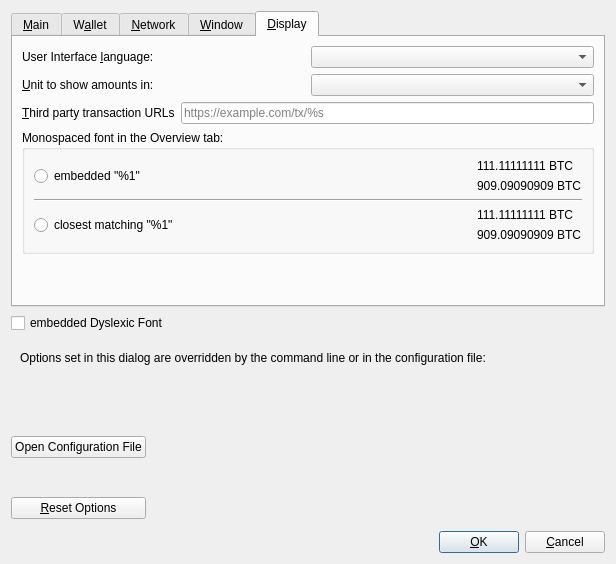
<?xml version="1.0" encoding="UTF-8"?>
<ui version="4.0">
 <class>dialog</class>
 <widget class="QDialog" name="dialog">
  <property name="geometry">
   <rect>
    <x>0</x>
    <y>0</y>
    <width>616</width>
    <height>564</height>
   </rect>
  </property>
  <property name="windowTitle">
   <string>Options</string>
  </property>
  <property name="modal">
   <bool>true</bool>
  </property>
  <layout class="QVBoxLayout" name="verticalLayout">
   <item>
    <widget class="QTabWidget" name="tabWidget">
     <property name="currentIndex">
      <number>4</number>
     </property>
     <widget class="QWidget" name="tabMain">
      <attribute name="title">
       <string>&amp;Main</string>
      </attribute>
      <layout class="QVBoxLayout" name="verticalLayout_Main">
       <item>
        <widget class="QCheckBox" name="bitcoinAtStartup">
         <property name="toolTip">
          <string>Automatically start %1 after logging in to the system.</string>
         </property>
         <property name="text">
          <string>&amp;Start %1 on system login</string>
         </property>
        </widget>
       </item>
       <item>
        <spacer name="horizontalSpacer_0_Main">
         <property name="orientation">
          <enum>Qt::Horizontal</enum>
         </property>
         <property name="sizeHint" stdset="0">
          <size>
           <width>40</width>
           <height>5</height>
          </size>
         </property>
        </spacer>
       </item>
       <item>
        <layout class="QHBoxLayout" name="horizontalLayout_Main_Prune">
         <item>
          <widget class="QCheckBox" name="prune">
           <property name="toolTip">
            <string>Enabling pruning significantly reduces the disk space required to store transactions. All blocks are still fully validated. Reverting this setting requires re-downloading the entire blockchain.</string>
           </property>
           <property name="text">
            <string>Prune &amp;block storage to</string>
           </property>
          </widget>
         </item>
         <item>
          <widget class="QSpinBox" name="pruneSize"/>
         </item>
         <item>
          <widget class="QLabel" name="pruneSizeUnitLabel">
           <property name="text">
            <string>GB</string>
           </property>
           <property name="textFormat">
            <enum>Qt::PlainText</enum>
           </property>
          </widget>
         </item>
         <item>
          <spacer name="horizontalSpacer_Main_Prune">
           <property name="orientation">
            <enum>Qt::Horizontal</enum>
           </property>
           <property name="sizeHint" stdset="0">
            <size>
             <width>40</width>
             <height>20</height>
            </size>
           </property>
          </spacer>
         </item>
        </layout>
       </item>
       <item>
        <widget class="QLabel" name="pruneWarning">
         <property name="text">
          <string>Reverting this setting requires re-downloading the entire blockchain.</string>
         </property>
         <property name="textFormat">
          <enum>Qt::PlainText</enum>
         </property>
        </widget>
       </item>
       <item>
        <layout class="QHBoxLayout" name="horizontalLayout_2_Main">
         <item>
          <widget class="QLabel" name="databaseCacheLabel">
           <property name="text">
            <string>Size of &amp;database cache</string>
           </property>
           <property name="textFormat">
            <enum>Qt::PlainText</enum>
           </property>
           <property name="buddy">
            <cstring>databaseCache</cstring>
           </property>
          </widget>
         </item>
         <item>
          <widget class="QSpinBox" name="databaseCache"/>
         </item>
         <item>
          <widget class="QLabel" name="databaseCacheUnitLabel">
           <property name="text">
            <string>MiB</string>
           </property>
           <property name="textFormat">
            <enum>Qt::PlainText</enum>
           </property>
          </widget>
         </item>
         <item>
          <spacer name="horizontalSpacer_2_Main">
           <property name="orientation">
            <enum>Qt::Horizontal</enum>
           </property>
           <property name="sizeHint" stdset="0">
            <size>
             <width>40</width>
             <height>20</height>
            </size>
           </property>
          </spacer>
         </item>
        </layout>
       </item>
       <item>
        <layout class="QHBoxLayout" name="horizontalLayout_Main_VerifyLabel">
         <item>
          <widget class="QLabel" name="threadsScriptVerifLabel">
           <property name="text">
            <string>Number of script &amp;verification threads</string>
           </property>
           <property name="textFormat">
            <enum>Qt::PlainText</enum>
           </property>
           <property name="buddy">
            <cstring>threadsScriptVerif</cstring>
           </property>
          </widget>
         </item>
         <item>
          <widget class="QSpinBox" name="threadsScriptVerif">
           <property name="toolTip">
            <string>(0 = auto, &lt;0 = leave that many cores free)</string>
           </property>
          </widget>
         </item>
         <item>
          <spacer name="horizontalSpacer_Main_Threads">
           <property name="orientation">
            <enum>Qt::Horizontal</enum>
           </property>
           <property name="sizeHint" stdset="0">
            <size>
             <width>40</width>
             <height>20</height>
            </size>
           </property>
          </spacer>
         </item>
        </layout>
       </item>
       <item>
        <spacer name="verticalSpacer_Main">
         <property name="orientation">
          <enum>Qt::Vertical</enum>
         </property>
         <property name="sizeHint" stdset="0">
          <size>
           <width>20</width>
           <height>40</height>
          </size>
         </property>
        </spacer>
       </item>
      </layout>
     </widget>
     <widget class="QWidget" name="tabWallet">
      <attribute name="title">
       <string>W&amp;allet</string>
      </attribute>
      <layout class="QVBoxLayout" name="verticalLayout_Wallet">
       <item>
        <widget class="QGroupBox" name="groupBox">
         <property name="title">
          <string>Expert</string>
         </property>
         <layout class="QVBoxLayout" name="verticalLayout_2">
          <item>
           <widget class="QCheckBox" name="coinControlFeatures">
            <property name="toolTip">
             <string>Whether to show coin control features or not.</string>
            </property>
            <property name="text">
             <string>Enable coin &amp;control features</string>
            </property>
           </widget>
          </item>
          <item>
           <widget class="QCheckBox" name="spendZeroConfChange">
            <property name="toolTip">
             <string>If you disable the spending of unconfirmed change, the change from a transaction cannot be used until that transaction has at least one confirmation. This also affects how your balance is computed.</string>
            </property>
            <property name="text">
             <string>&amp;Spend unconfirmed change</string>
            </property>
           </widget>
          </item>
         </layout>
        </widget>
       </item>
       <item>
        <spacer name="verticalSpacer_Wallet">
         <property name="orientation">
          <enum>Qt::Vertical</enum>
         </property>
         <property name="sizeHint" stdset="0">
          <size>
           <width>20</width>
           <height>40</height>
          </size>
         </property>
        </spacer>
       </item>
      </layout>
     </widget>
     <widget class="QWidget" name="tabNetwork">
      <attribute name="title">
       <string>&amp;Network</string>
      </attribute>
      <layout class="QVBoxLayout" name="verticalLayout_Network">
       <item>
        <widget class="QCheckBox" name="mapPortUpnp">
         <property name="toolTip">
          <string>Automatically open the Bitcoin client port on the router. This only works when your router supports UPnP and it is enabled.</string>
         </property>
         <property name="text">
          <string>Map port using &amp;UPnP</string>
         </property>
        </widget>
       </item>
       <item>
        <widget class="QCheckBox" name="mapPortNatpmp">
         <property name="toolTip">
          <string>Automatically open the Bitcoin client port on the router. This only works when your router supports NAT-PMP and it is enabled. The external port could be random.</string>
         </property>
         <property name="text">
          <string>Map port using NA&amp;T-PMP</string>
         </property>
        </widget>
       </item>
       <item>
        <widget class="QCheckBox" name="allowIncoming">
         <property name="toolTip">
          <string>Accept connections from outside.</string>
         </property>
         <property name="text">
          <string>Allow incomin&amp;g connections</string>
         </property>
        </widget>
       </item>
       <item>
        <widget class="QCheckBox" name="connectSocks">
         <property name="toolTip">
          <string>Connect to the Bitcoin network through a SOCKS5 proxy.</string>
         </property>
         <property name="text">
          <string>&amp;Connect through SOCKS5 proxy (default proxy):</string>
         </property>
        </widget>
       </item>
       <item>
        <layout class="QHBoxLayout" name="horizontalLayout_1_Network">
         <item>
          <widget class="QLabel" name="proxyIpLabel">
           <property name="text">
            <string>Proxy &amp;IP:</string>
           </property>
           <property name="textFormat">
            <enum>Qt::PlainText</enum>
           </property>
           <property name="buddy">
            <cstring>proxyIp</cstring>
           </property>
          </widget>
         </item>
         <item>
          <widget class="QValidatedLineEdit" name="proxyIp">
           <property name="minimumSize">
            <size>
             <width>140</width>
             <height>0</height>
            </size>
           </property>
           <property name="maximumSize">
            <size>
             <width>140</width>
             <height>16777215</height>
            </size>
           </property>
           <property name="toolTip">
            <string>IP address of the proxy (e.g. IPv4: 127.0.0.1 / IPv6: ::1)</string>
           </property>
          </widget>
         </item>
         <item>
          <widget class="QLabel" name="proxyPortLabel">
           <property name="text">
            <string>&amp;Port:</string>
           </property>
           <property name="textFormat">
            <enum>Qt::PlainText</enum>
           </property>
           <property name="buddy">
            <cstring>proxyPort</cstring>
           </property>
          </widget>
         </item>
         <item>
          <widget class="QLineEdit" name="proxyPort">
           <property name="minimumSize">
            <size>
             <width>55</width>
             <height>0</height>
            </size>
           </property>
           <property name="maximumSize">
            <size>
             <width>55</width>
             <height>16777215</height>
            </size>
           </property>
           <property name="toolTip">
            <string>Port of the proxy (e.g. 9050)</string>
           </property>
          </widget>
         </item>
         <item>
          <spacer name="horizontalSpacer_1_Network">
           <property name="orientation">
            <enum>Qt::Horizontal</enum>
           </property>
           <property name="sizeHint" stdset="0">
            <size>
             <width>40</width>
             <height>20</height>
            </size>
           </property>
          </spacer>
         </item>
        </layout>
       </item>
       <item>
        <layout class="QHBoxLayout" name="horizontalLayout_2_Network">
         <item>
          <widget class="QLabel" name="proxyActiveNets">
           <property name="text">
            <string>Used for reaching peers via:</string>
           </property>
           <property name="textFormat">
            <enum>Qt::PlainText</enum>
           </property>
          </widget>
         </item>
         <item>
          <widget class="QCheckBox" name="proxyReachIPv4">
           <property name="enabled">
            <bool>false</bool>
           </property>
           <property name="toolTip">
            <string>Shows if the supplied default SOCKS5 proxy is used to reach peers via this network type.</string>
           </property>
           <property name="text">
            <string/>
           </property>
          </widget>
         </item>
         <item>
          <widget class="QLabel" name="proxyReachIPv4Label">
           <property name="text">
            <string>IPv4</string>
           </property>
           <property name="textFormat">
            <enum>Qt::PlainText</enum>
           </property>
          </widget>
         </item>
         <item>
          <widget class="QCheckBox" name="proxyReachIPv6">
           <property name="enabled">
            <bool>false</bool>
           </property>
           <property name="toolTip">
            <string>Shows if the supplied default SOCKS5 proxy is used to reach peers via this network type.</string>
           </property>
           <property name="text">
            <string/>
           </property>
          </widget>
         </item>
         <item>
          <widget class="QLabel" name="proxyReachIPv6Label">
           <property name="text">
            <string>IPv6</string>
           </property>
           <property name="textFormat">
            <enum>Qt::PlainText</enum>
           </property>
          </widget>
         </item>
         <item>
          <widget class="QCheckBox" name="proxyReachTor">
           <property name="enabled">
            <bool>false</bool>
           </property>
           <property name="toolTip">
            <string>Shows if the supplied default SOCKS5 proxy is used to reach peers via this network type.</string>
           </property>
           <property name="text">
            <string/>
           </property>
          </widget>
         </item>
         <item>
          <widget class="QLabel" name="proxyReachTorLabel">
           <property name="text">
            <string>Tor</string>
           </property>
           <property name="textFormat">
            <enum>Qt::PlainText</enum>
           </property>
          </widget>
         </item>
         <item>
          <spacer name="horizontalSpacer_2_Network">
           <property name="orientation">
            <enum>Qt::Horizontal</enum>
           </property>
           <property name="sizeHint" stdset="0">
            <size>
             <width>40</width>
             <height>20</height>
            </size>
           </property>
          </spacer>
         </item>
        </layout>
       </item>
       <item>
        <widget class="QCheckBox" name="connectSocksTor">
         <property name="toolTip">
          <string>Connect to the Bitcoin network through a separate SOCKS5 proxy for Tor onion services.</string>
         </property>
         <property name="text">
          <string>Use separate SOCKS&amp;5 proxy to reach peers via Tor onion services:</string>
         </property>
        </widget>
       </item>
       <item>
        <layout class="QHBoxLayout" name="horizontalLayout_3_Network">
         <item>
          <widget class="QLabel" name="proxyIpTorLabel">
           <property name="text">
            <string>Proxy &amp;IP:</string>
           </property>
           <property name="textFormat">
            <enum>Qt::PlainText</enum>
           </property>
           <property name="buddy">
            <cstring>proxyIpTor</cstring>
           </property>
          </widget>
         </item>
         <item>
          <widget class="QValidatedLineEdit" name="proxyIpTor">
           <property name="minimumSize">
            <size>
             <width>140</width>
             <height>0</height>
            </size>
           </property>
           <property name="maximumSize">
            <size>
             <width>140</width>
             <height>16777215</height>
            </size>
           </property>
           <property name="toolTip">
            <string>IP address of the proxy (e.g. IPv4: 127.0.0.1 / IPv6: ::1)</string>
           </property>
          </widget>
         </item>
         <item>
          <widget class="QLabel" name="proxyPortTorLabel">
           <property name="text">
            <string>&amp;Port:</string>
           </property>
           <property name="textFormat">
            <enum>Qt::PlainText</enum>
           </property>
           <property name="buddy">
            <cstring>proxyPortTor</cstring>
           </property>
          </widget>
         </item>
         <item>
          <widget class="QLineEdit" name="proxyPortTor">
           <property name="minimumSize">
            <size>
             <width>55</width>
             <height>0</height>
            </size>
           </property>
           <property name="maximumSize">
            <size>
             <width>55</width>
             <height>16777215</height>
            </size>
           </property>
           <property name="toolTip">
            <string>Port of the proxy (e.g. 9050)</string>
           </property>
          </widget>
         </item>
         <item>
          <spacer name="horizontalSpacer_4_Network">
           <property name="orientation">
            <enum>Qt::Horizontal</enum>
           </property>
           <property name="sizeHint" stdset="0">
            <size>
             <width>40</width>
             <height>20</height>
            </size>
           </property>
          </spacer>
         </item>
        </layout>
       </item>
       <item>
        <spacer name="verticalSpacer_Network">
         <property name="orientation">
          <enum>Qt::Vertical</enum>
         </property>
         <property name="sizeHint" stdset="0">
          <size>
           <width>20</width>
           <height>40</height>
          </size>
         </property>
        </spacer>
       </item>
      </layout>
     </widget>
     <widget class="QWidget" name="tabWindow">
      <attribute name="title">
       <string>&amp;Window</string>
      </attribute>
      <layout class="QVBoxLayout" name="verticalLayout_Window">
       <item>
        <widget class="QCheckBox" name="showTrayIcon">
         <property name="toolTip">
          <string>Show the icon in the system tray.</string>
         </property>
         <property name="text">
          <string>&amp;Show tray icon</string>
         </property>
         <property name="checked">
          <bool>true</bool>
         </property>
        </widget>
       </item>
       <item>
        <widget class="QCheckBox" name="minimizeToTray">
         <property name="toolTip">
          <string>Show only a tray icon after minimizing the window.</string>
         </property>
         <property name="text">
          <string>&amp;Minimize to the tray instead of the taskbar</string>
         </property>
        </widget>
       </item>
       <item>
        <widget class="QCheckBox" name="minimizeOnClose">
         <property name="toolTip">
          <string>Minimize instead of exit the application when the window is closed. When this option is enabled, the application will be closed only after selecting Exit in the menu.</string>
         </property>
         <property name="text">
          <string>M&amp;inimize on close</string>
         </property>
        </widget>
       </item>
       <item>
        <spacer name="verticalSpacer_Window">
         <property name="orientation">
          <enum>Qt::Vertical</enum>
         </property>
         <property name="sizeHint" stdset="0">
          <size>
           <width>20</width>
           <height>40</height>
          </size>
         </property>
        </spacer>
       </item>
      </layout>
     </widget>
     <widget class="QWidget" name="tabDisplay">
      <attribute name="title">
       <string>&amp;Display</string>
      </attribute>
      <layout class="QVBoxLayout" name="verticalLayout_Display">
       <item>
        <layout class="QHBoxLayout" name="horizontalLayout_1_Display">
         <item>
          <widget class="QLabel" name="langLabel">
           <property name="text">
            <string>User Interface &amp;language:</string>
           </property>
           <property name="textFormat">
            <enum>Qt::PlainText</enum>
           </property>
           <property name="buddy">
            <cstring>lang</cstring>
           </property>
          </widget>
         </item>
         <item>
          <widget class="QValueComboBox" name="lang">
           <property name="toolTip">
            <string>The user interface language can be set here. This setting will take effect after restarting %1.</string>
           </property>
          </widget>
         </item>
        </layout>
       </item>
       <item>
        <layout class="QHBoxLayout" name="horizontalLayout_2_Display">
         <item>
          <widget class="QLabel" name="unitLabel">
           <property name="text">
            <string>&amp;Unit to show amounts in:</string>
           </property>
           <property name="textFormat">
            <enum>Qt::PlainText</enum>
           </property>
           <property name="buddy">
            <cstring>unit</cstring>
           </property>
          </widget>
         </item>
         <item>
          <widget class="QValueComboBox" name="unit">
           <property name="toolTip">
            <string>Choose the default subdivision unit to show in the interface and when sending coins.</string>
           </property>
          </widget>
         </item>
        </layout>
       </item>
       <item>
        <layout class="QHBoxLayout" name="horizontalLayout_3_Display">
         <item>
          <widget class="QLabel" name="thirdPartyTxUrlsLabel">
           <property name="toolTip">
            <string>Third party URLs (e.g. a block explorer) that appear in the transactions tab as context menu items. %s in the URL is replaced by transaction hash. Multiple URLs are separated by vertical bar |.</string>
           </property>
           <property name="text">
            <string>&amp;Third party transaction URLs</string>
           </property>
           <property name="buddy">
            <cstring>thirdPartyTxUrls</cstring>
           </property>
          </widget>
         </item>
         <item>
          <widget class="QLineEdit" name="thirdPartyTxUrls">
           <property name="toolTip">
            <string>Third party URLs (e.g. a block explorer) that appear in the transactions tab as context menu items. %s in the URL is replaced by transaction hash. Multiple URLs are separated by vertical bar |.</string>
           </property>
           <property name="placeholderText">
            <string notr="true">https://example.com/tx/%s</string>
           </property>
          </widget>
         </item>
        </layout>
       </item>
       <item>
        <widget class="QGroupBox" name="font_groupBox">
         <property name="title">
          <string>Monospaced font in the Overview tab:</string>
         </property>
         <layout class="QVBoxLayout" name="font_verticalLayout">
          <item>
           <layout class="QHBoxLayout" name="embeddedFont_horizontalLayout">
            <item>
             <widget class="QRadioButton" name="embeddedFont_radioButton">
              <property name="text">
               <string>embedded &quot;%1&quot;</string>
              </property>
             </widget>
            </item>
            <item>
             <spacer name="embeddedFont_horizontalSpacer">
              <property name="orientation">
               <enum>Qt::Horizontal</enum>
              </property>
              <property name="sizeHint" stdset="0">
               <size>
                <width>40</width>
                <height>20</height>
               </size>
              </property>
             </spacer>
            </item>
            <item>
             <layout class="QVBoxLayout" name="embeddedFont_verticalLayout">
              <item>
               <widget class="QLabel" name="embeddedFont_label_1">
                <property name="text">
                 <string>111.11111111 BTC</string>
                </property>
               </widget>
              </item>
              <item>
               <widget class="QLabel" name="embeddedFont_label_9">
                <property name="text">
                 <string>909.09090909 BTC</string>
                </property>
               </widget>
              </item>
             </layout>
            </item>
           </layout>
          </item>
          <item>
           <widget class="Line" name="font_line">
            <property name="orientation">
             <enum>Qt::Horizontal</enum>
            </property>
           </widget>
          </item>
          <item>
           <layout class="QHBoxLayout" name="systemFont_horizontalLayout">
            <item>
             <widget class="QRadioButton" name="systemFont_radioButton">
              <property name="text">
               <string>closest matching &quot;%1&quot;</string>
              </property>
             </widget>
            </item>
            <item>
             <spacer name="systemFont_horizontalSpacer">
              <property name="orientation">
               <enum>Qt::Horizontal</enum>
              </property>
              <property name="sizeHint" stdset="0">
               <size>
                <width>40</width>
                <height>20</height>
               </size>
              </property>
             </spacer>
            </item>
            <item>
             <layout class="QVBoxLayout" name="systemFont_verticalLayout">
              <item>
               <widget class="QLabel" name="systemFont_label_1">
                <property name="text">
                 <string>111.11111111 BTC</string>
                </property>
               </widget>
              </item>
              <item>
               <widget class="QLabel" name="systemFont_label_9">
                <property name="text">
                 <string>909.09090909 BTC</string>
                </property>
               </widget>
              </item>
             </layout>
            </item>
           </layout>
          </item>
         </layout>
        </widget>
       </item>
       <item>
        <spacer name="verticalSpacer_Display">
         <property name="orientation">
          <enum>Qt::Vertical</enum>
         </property>
         <property name="sizeHint" stdset="0">
          <size>
           <width>20</width>
           <height>40</height>
          </size>
         </property>
        </spacer>
       </item>
      </layout>
     </widget>
    </widget>
   </item>
   <item>
    <widget class="QCheckBox" name="embeddedDyslexicFont_checkBox">
     <property name="text">
      <string>embedded Dyslexic Font</string>
     </property>
    </widget>
   </item>
   <item>
    <widget class="QFrame" name="frame">
     <layout class="QVBoxLayout" name="verticalLayout_Bottom">
      <item>
       <layout class="QHBoxLayout" name="horizontalLayout_Bottom">
        <item>
         <widget class="QLabel" name="overriddenByCommandLineInfoLabel">
          <property name="text">
           <string>Options set in this dialog are overridden by the command line or in the configuration file:</string>
          </property>
          <property name="textFormat">
           <enum>Qt::PlainText</enum>
          </property>
         </widget>
        </item>
        <item>
         <spacer name="horizontalSpacer_Bottom">
          <property name="orientation">
           <enum>Qt::Horizontal</enum>
          </property>
          <property name="sizeHint" stdset="0">
           <size>
            <width>40</width>
            <height>20</height>
           </size>
          </property>
         </spacer>
        </item>
       </layout>
      </item>
      <item>
       <widget class="QLabel" name="overriddenByCommandLineLabel">
        <property name="text">
         <string/>
        </property>
        <property name="textFormat">
         <enum>Qt::PlainText</enum>
        </property>
        <property name="wordWrap">
         <bool>true</bool>
        </property>
       </widget>
      </item>
     </layout>
    </widget>
   </item>
   <item>
    <layout class="QHBoxLayout" name="horizontalLayout_Buttons">
     <item>
      <layout class="QVBoxLayout" name="verticalLayout_Buttons">
       <item>
        <widget class="QPushButton" name="openBitcoinConfButton">
         <property name="toolTip">
          <string>Open the %1 configuration file from the working directory.</string>
         </property>
         <property name="text">
          <string>Open Configuration File</string>
         </property>
         <property name="autoDefault">
          <bool>false</bool>
         </property>
        </widget>
       </item>
       <item>
        <widget class="QPushButton" name="resetButton">
         <property name="toolTip">
          <string>Reset all client options to default.</string>
         </property>
         <property name="text">
          <string>&amp;Reset Options</string>
         </property>
         <property name="autoDefault">
          <bool>false</bool>
         </property>
        </widget>
       </item>
      </layout>
     </item>
     <item>
      <spacer name="horizontalSpacer_1">
       <property name="orientation">
        <enum>Qt::Horizontal</enum>
       </property>
       <property name="sizeHint" stdset="0">
        <size>
         <width>40</width>
         <height>48</height>
        </size>
       </property>
      </spacer>
     </item>
     <item>
      <widget class="QLabel" name="statusLabel">
       <property name="minimumSize">
        <size>
         <width>200</width>
         <height>0</height>
        </size>
       </property>
       <property name="font">
        <font>
         <weight>75</weight>
         <bold>true</bold>
        </font>
       </property>
       <property name="text">
        <string/>
       </property>
       <property name="textFormat">
        <enum>Qt::PlainText</enum>
       </property>
       <property name="wordWrap">
        <bool>true</bool>
       </property>
      </widget>
     </item>
     <item>
      <spacer name="horizontalSpacer_2">
       <property name="orientation">
        <enum>Qt::Horizontal</enum>
       </property>
       <property name="sizeHint" stdset="0">
        <size>
         <width>40</width>
         <height>48</height>
        </size>
       </property>
      </spacer>
     </item>
     <item>
      <layout class="QVBoxLayout" name="verticalLayout_4">
       <item>
        <spacer name="verticalSpacer">
         <property name="orientation">
          <enum>Qt::Vertical</enum>
         </property>
         <property name="sizeHint" stdset="0">
          <size>
           <width>20</width>
           <height>40</height>
          </size>
         </property>
        </spacer>
       </item>
       <item>
        <layout class="QHBoxLayout" name="horizontalLayout">
         <item>
          <widget class="QPushButton" name="okButton">
           <property name="text">
            <string>&amp;OK</string>
           </property>
           <property name="autoDefault">
            <bool>false</bool>
           </property>
           <property name="default">
            <bool>true</bool>
           </property>
          </widget>
         </item>
         <item>
          <widget class="QPushButton" name="cancelButton">
           <property name="text">
            <string>&amp;Cancel</string>
           </property>
           <property name="autoDefault">
            <bool>false</bool>
           </property>
          </widget>
         </item>
        </layout>
       </item>
      </layout>
     </item>
    </layout>
   </item>
  </layout>
 </widget>
 <customwidgets>
  <customwidget>
   <class>QValidatedLineEdit</class>
   <extends>QLineEdit</extends>
   <header>qt/qvalidatedlineedit.h</header>
  </customwidget>
  <customwidget>
   <class>QValueComboBox</class>
   <extends>QComboBox</extends>
   <header>qt/qvaluecombobox.h</header>
  </customwidget>
 </customwidgets>
 <resources/>
 <connections/>
</ui>
